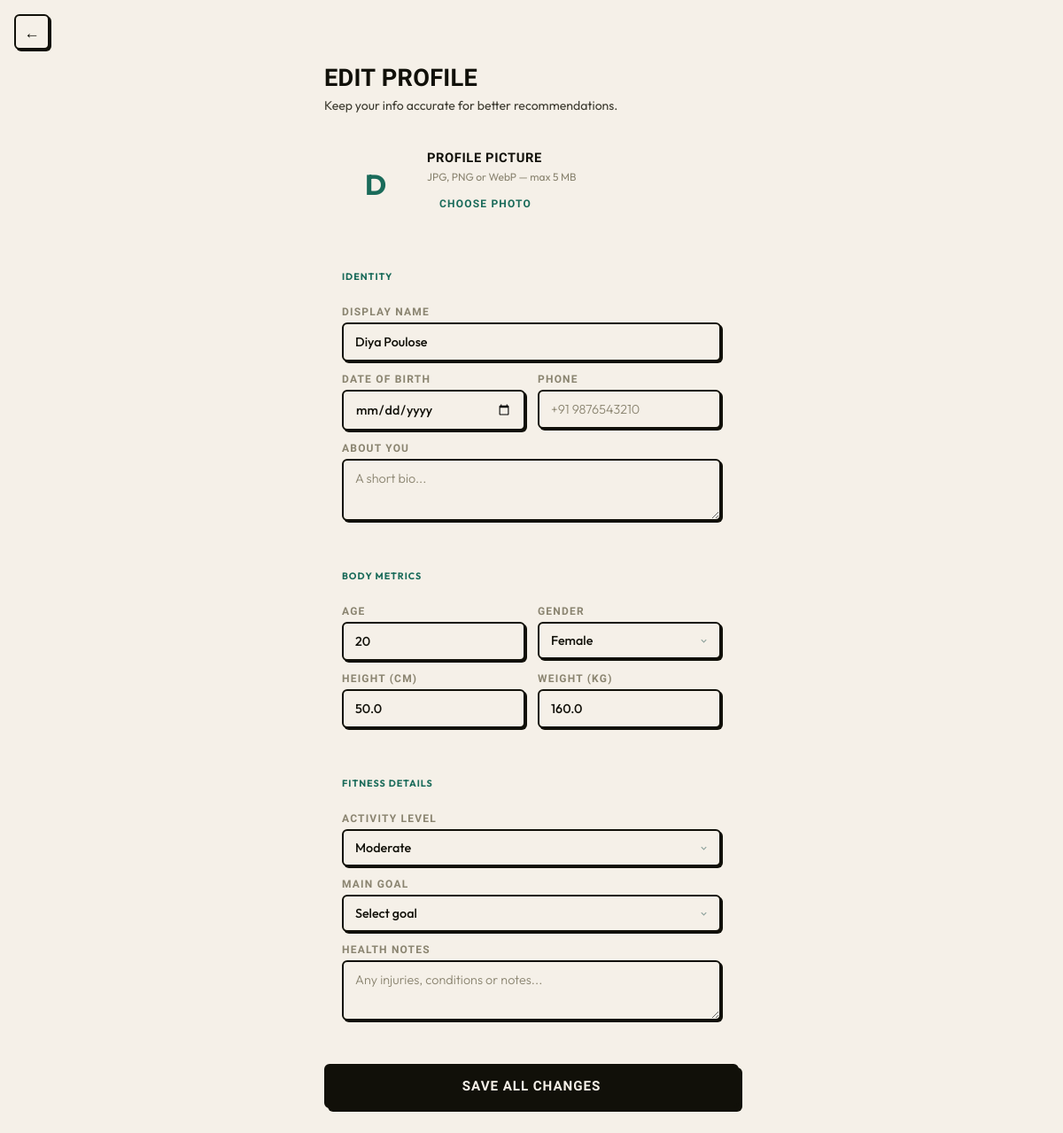
Screenshot of /edit-profile (signed in) with the database file from the repository.
### tables this page shows
CREATE TABLE onboarding (
    id INTEGER PRIMARY KEY AUTOINCREMENT,
    user_id INTEGER,
    name TEXT,
    workout_place TEXT,
    intent TEXT,
    time_available TEXT,
    energy_level TEXT,
    FOREIGN KEY (user_id) REFERENCES users(id)
);

CREATE TABLE profile (
    user_id INTEGER PRIMARY KEY,

    age INTEGER,
    gender TEXT,
    dob TEXT,
    phone TEXT,
    about TEXT,
    profile_pic TEXT,

    height_cm REAL,
    weight_kg REAL,

    activity_level TEXT,
    health_notes TEXT,

    goal TEXT,

    xp INTEGER DEFAULT 0,
    level INTEGER DEFAULT 1,
    streak INTEGER DEFAULT 0,
    last_active TEXT,
    steps_today INTEGER DEFAULT 0,
    calories_today REAL DEFAULT 0,
    distance_today REAL DEFAULT 0,

    last_period_date TEXT,
    cycle_length INTEGER DEFAULT 28,
    period_length INTEGER DEFAULT 5,

    FOREIGN KEY (user_id) REFERENCES users(id)
);

### app.py (the view, shortened to what this page needs)
@app.route("/edit-profile", methods=["GET", "POST"])
def edit_profile():
    if "user_id" not in session:
        return redirect("/")
    db = get_db()
    cursor = db.cursor()
    uid = session["user_id"]
    cursor.execute("SELECT * FROM profile WHERE user_id=?", (uid,))
    profile = cursor.fetchone()
    cursor.execute("SELECT name FROM onboarding WHERE user_id=?", (uid,))
    onb = cursor.fetchone()
    name = onb["name"] if onb else ""
    saved = request.args.get("saved") == "1"
    return render_template("edit_profile.html", profile=profile, name=name, saved=saved)

### app.py (called while the page is built)
def get_db():
    conn = sqlite3.connect(DB_PATH)
    conn.row_factory = sqlite3.Row
    return conn

### templates/edit_profile.html (shortened to what this page needs)
<!DOCTYPE html>
<html lang="en">
<head>
<link rel="stylesheet" href="{{ url_for('static', filename='css/style.css') }}">
</head>
<body>
<a href="/settings" class="back-btn">&#8592;</a>
<div class="ep-wrap">
  <h2 style="margin-bottom:4px;">Edit Profile</h2>
  <p style="margin-bottom:20px;">Keep your info accurate for better recommendations.</p>
  <form method="POST" action="/edit-profile" enctype="multipart/form-data" id="ep-form">
    <div class="avatar-row">
      <div class="avatar-circle" id="avatar-preview">
        {% if profile and profile['profile_pic'] %}
          <img src="{{ url_for('static', filename=profile['profile_pic']) }}" alt="pic">
        {% else %}
          <span>{{ (name or (profile['name'] if profile and profile['name'] else 'U'))[0].upper() }}</span>
        {% endif %}
      </div>
      <div class="avatar-info">
        <h3>Profile Picture</h3>
        <p>JPG, PNG or WebP — max 5 MB</p>
        <label class="pick-btn" for="pic-input">Choose Photo</label>
      </div>
    </div>
    <div class="sec">
      <div class="sec-title">Identity</div>
      <label>Display Name</label>
      <input type="text" name="name" id="inp-name" placeholder="Your name"
             value="{{ name or (profile['name'] if profile and profile['name'] else '') }}">
      <div class="grid2">
        <div>
          <label>Date of Birth</label>
          <input type="date" name="dob"
                 value="{{ profile['dob'] if profile and profile['dob'] else '' }}">
        </div>
        <div>
          <label>Phone</label>
          <input type="tel" name="phone" id="inp-phone" placeholder="+91 9876543210"
                 value="{{ profile['phone'] if profile and profile['phone'] else '' }}">
        </div>
      </div>
      <label>About You</label>
      <textarea name="about" placeholder="A short bio..." style="resize:vertical;min-height:70px;">{{ profile['about'] if profile and profile['about'] else '' }}</textarea>
    </div>
    <div class="sec">
      <div class="sec-title">Body Metrics</div>
      <div class="grid2">
        <div>
          <label>Age</label>
          <input type="number" name="age" id="inp-age" placeholder="25"
                 value="{{ profile['age'] if profile and profile['age'] else '' }}">
        </div>
        <div>
          <label>Gender</label>
          <select name="gender">
            {% for g in ['Male','Female','Other'] %}
            <option {% if profile and profile['gender'] == g %}selected{% endif %}>{{ g }}</option>
            {% endfor %}
          </select>
        </div>
        <div>
          <label>Height (cm)</label>
          <input type="number" name="height" id="inp-height" placeholder="170" step="0.1"
                 value="{{ profile['height_cm'] if profile and profile['height_cm'] else '' }}">
        </div>
        <div>
          <label>Weight (kg)</label>
          <input type="number" name="weight" id="inp-weight" placeholder="65" step="0.1"
                 value="{{ profile['weight_kg'] if profile and profile['weight_kg'] else '' }}">
        </div>
      </div>
    </div>
    <div class="sec">
      <div class="sec-title">Fitness Details</div>
      <label>Activity Level</label>
      <select name="activity">
        {% for a in ['Sedentary','Light','Moderate','Active','Very Active'] %}
        <option {% if profile and profile['activity_level'] == a %}selected{% endif %}>{{ a }}</option>
        {% endfor %}
      </select>
      <label>Main Goal</label>
      <select name="goal">
        <option value="">Select goal</option>
      </select>
      <label>Health Notes</label>
      <textarea name="health_notes" placeholder="Any injuries, conditions or notes..."
                style="resize:vertical;min-height:68px;">{{ profile['health_notes'] if profile and profile['health_notes'] else '' }}</textarea>
    </div>
    <div class="sticky-save">
      <button type="submit" class="btn btn-full" style="padding:14px;font-size:0.95rem;">Save All Changes</button>
    </div>
  </form>
</div>
</body>
</html>

### static/css/style.css (style rules this page uses)
:root { --cream: #f5f0e8; --cream2: #ede7d9; --cream3: #e2dace; --ink: #111009; --ink2: #2a2820; --ink3: #3d3b30; --muted: #8a8470; --amber: #e8a020; --amber-lt: #f5b830; --amber-dk: #b87a10; --amber-bg: #fdf3dc; --coral: #e84830; --coral-bg: #fdecea; --teal: #1a6b5a; --teal-bg: #e8f4f0; --border-w: 2px; --shadow: 4px 4px 0px var(--ink); --shadow-lg:6px 6px 0px var(--ink); --shadow-sm:2px 2px 0px var(--ink); --shadow-amber: 4px 4px 0px var(--amber-dk); --shadow-coral: 4px 4px 0px #a03020; --r-sm: 6px; --r: 10px; --r-lg: 14px; --r-xl: 18px; --font-display: 'Barlow Condensed', sans-serif; --font: 'Outfit', sans-serif; --t: 0.15s ease; }
*, *::before, *::after { box-sizing: border-box; margin: 0; padding: 0; }
html { scroll-behavior: smooth; height: 100%; }
body { font-family: var(--font); background: var(--cream); color: var(--ink); min-height: 100%; -webkit-font-smoothing: antialiased; transition: background 0.2s, color 0.2s; }
h2 { font-family: var(--font-display); font-size: 1.7rem; font-weight: 800; letter-spacing: 0.01em; text-transform: uppercase; margin-bottom: 4px; }
h3 { font-family: var(--font-display); font-size: 1.05rem; font-weight: 700; text-transform: uppercase; letter-spacing: 0.04em; margin-bottom: 6px; }
p { font-size: 0.88rem; color: var(--ink3); line-height: 1.65; margin-bottom: 10px; }
label { display: block; font-family: var(--font-display); font-size: 0.75rem; font-weight: 700; color: var(--muted); margin-bottom: 5px; text-transform: uppercase; letter-spacing: 0.1em; }
input, textarea, select { font-family: var(--font); font-size: 0.9rem; font-weight: 500; color: var(--ink); background: var(--cream); border: var(--border-w) solid var(--ink); border-radius: var(--r-sm); padding: 11px 13px; width: 100%; outline: none; transition: box-shadow var(--t), background var(--t); margin-bottom: 13px; display: block; box-shadow: var(--shadow-sm); }
input::placeholder, textarea::placeholder { color: var(--muted); font-weight: 300; }
.btn { font-family: var(--font-display); font-weight: 800; font-size: 1rem; letter-spacing: 0.06em; text-transform: uppercase; background: var(--ink); color: var(--cream); border: var(--border-w) solid var(--ink); padding: 13px 22px; border-radius: var(--r-sm); cursor: pointer; transition: transform 0.1s, box-shadow 0.1s; display: inline-block; text-align: center; text-decoration: none; box-shadow: var(--shadow); }
button { font-family: var(--font); }
.btn-full { width: 100%; display: block; }
.back-btn { position: fixed; top: 16px; left: 16px; width: 40px; height: 40px; border-radius: var(--r-sm); background: var(--cream); color: var(--ink); display: flex; align-items: center; justify-content: center; font-size: 1.1rem; font-weight: 700; text-decoration: none; border: var(--border-w) solid var(--ink); box-shadow: var(--shadow-sm); z-index: 1200; transition: transform 0.1s, box-shadow 0.1s; }

### rows the page displays
onboarding: name "D", name "Diya Poulose"
profile: age "20", gender "Female", height "50.0", weight "160.0", activity "Moderate"
